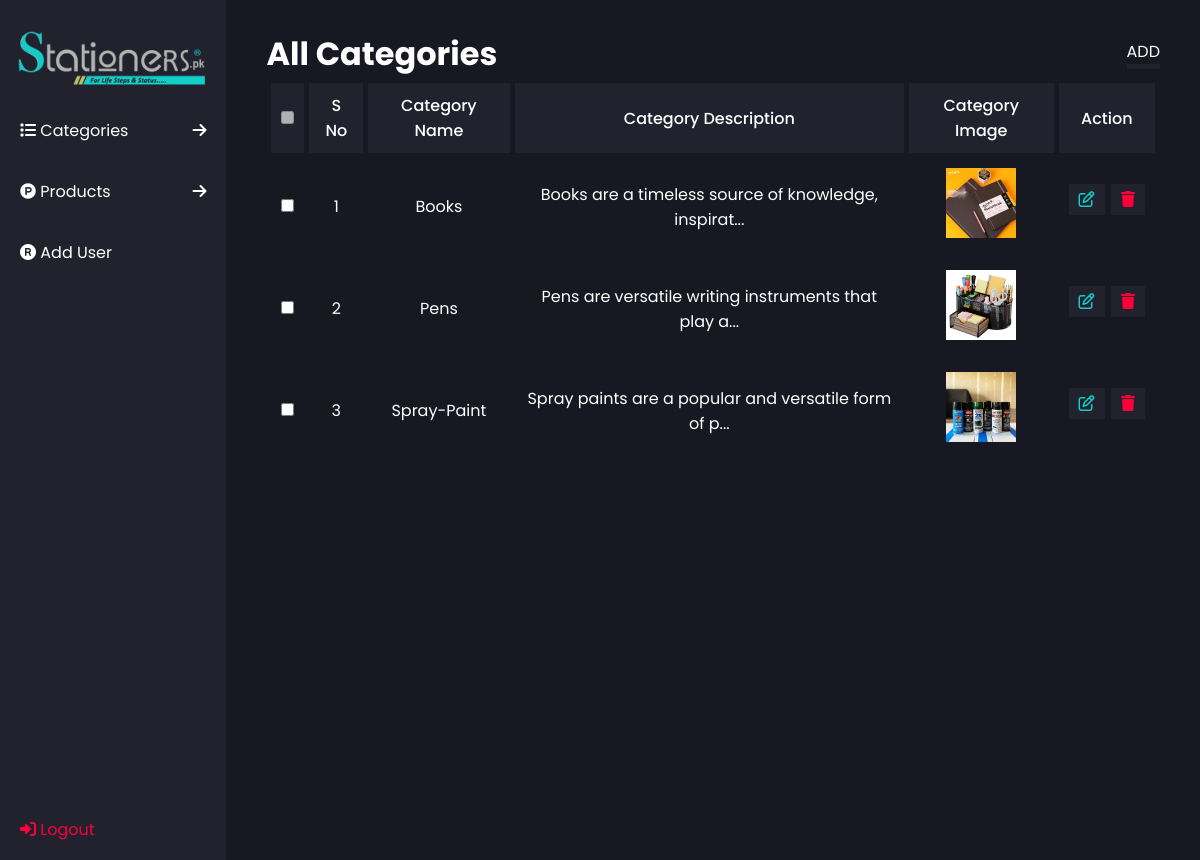
Before: /allCategories.php with the older database file.
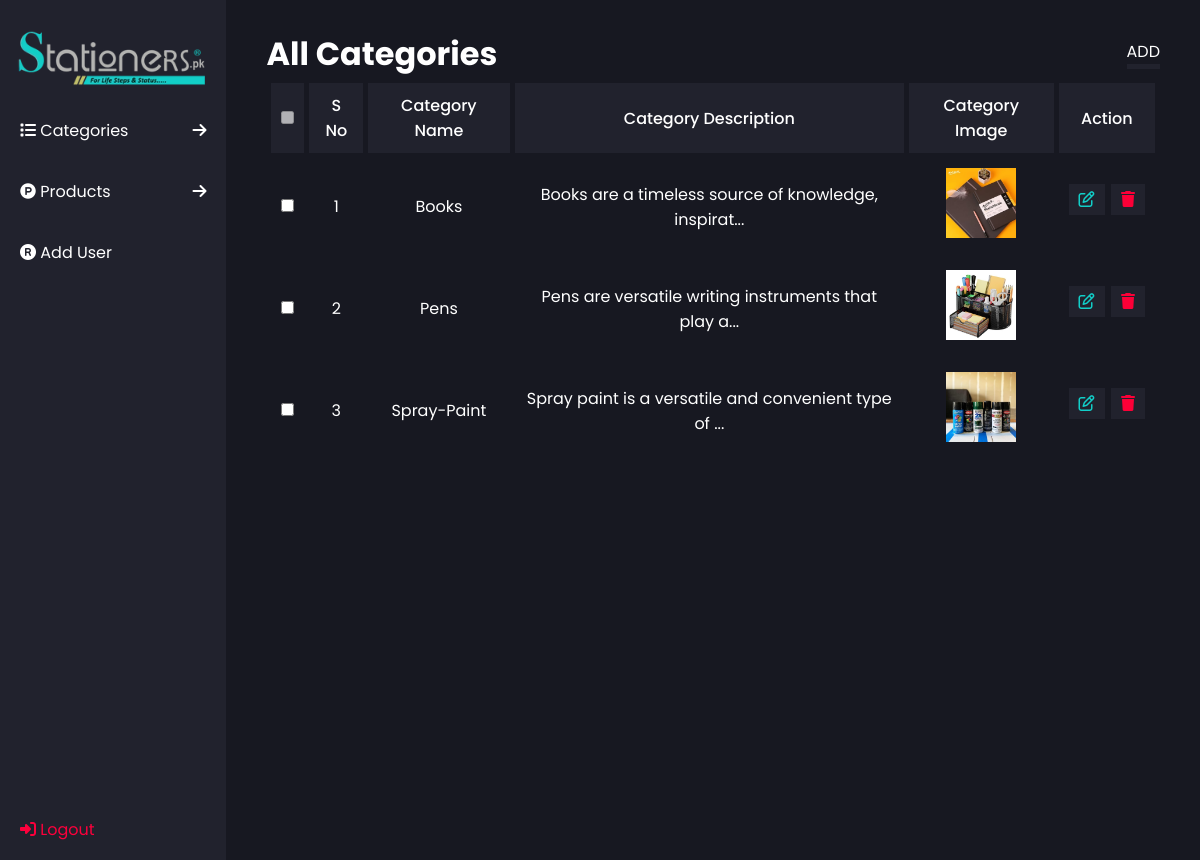
After: the same page with the newer database file.
### tables this page shows
CREATE TABLE `categories` (
  `category_id` int(11) NOT NULL,
  `category_name` varchar(256) NOT NULL,
  `category_description` varchar(256) NOT NULL,
  `category_image` varchar(256) NOT NULL
);

### allCategories.php (the view, shortened to what this page needs)
<?php
require("./base/header.php");
?>
<div class="main-section">
    <div class="dataDisplay-header">
        <h1>All Categories</h1>
        <a href="./addCategory.php">ADD</a>
    </div>
    <table class="table" width="100%" cellpadding="10">
        <tr>
            <th>
                <input type="checkbox" disabled>
            </th>
            <th>S No</th>
            <th>Category Name</th>
            <th>Category Description</th>
            <th>Category Image</th>
            <th>Action</th>
        </tr>
        <?php
        $sno = 1;
        $select_query = "SELECT * FROM `categories`";
        $result = mysqli_query($db_connection, $select_query);
        while($display = mysqli_fetch_array($result)){
        ?>
        <tr>
            <td>
                <input style="cursor: pointer;" type="checkbox"
                    onchange="updateCategory(this, <?php echo $display['category_id']; ?>)">
            </td>
            <td><?php echo $sno++?></td>
            <td><?php echo $display['category_name']?></td>
            <td>
                <?php
                $description = $display['category_description'];
                $shortDescription = substr($description, 0, 50);
                echo $shortDescription.(strlen($description) > 50 ? "..." : "")
                ?>
            </td>
            <td><img src="./uploads/categoryUploads/<?php echo $display['category_image']?>" width="70" alt=""></td>
            <td>
                <a style="color: #12CEC8" class="actionBtn js-open" href=""><i
                        class="fa-regular fa-pen-to-square"></i></a>
                <a style="color: #FC0037" class="actionBtn"
                    href="./logics.php?deleteCategory=<?php echo $display['category_id']?>"><i
                        class="fa-solid fa-trash"></i></a>
            </td>
        </tr>
        <?php
        }
        ?>
    </table>
</div>
<?php
require("./base/footer.php");
?>

Changed rows visible on the page:
changed categories "Spray-Paint": category_description "Spray paints are a popular and versatile form of p" → "Spray paint is a versatile and convenient type of"
